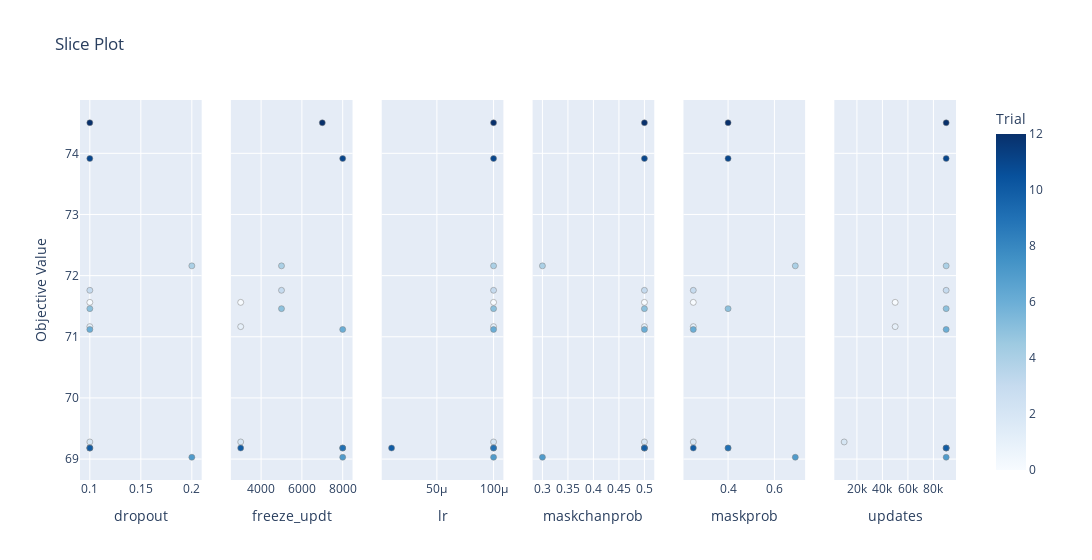

Notebook code cell kept with this figure:
### Code cell
optuna.visualization.plot_slice(study)

### Figure 1 — Plotly figure (JSON) as saved in the notebook; plotly's stock layout.template omitted (floating-point values rounded to 4 significant figures)
{"data": [{"marker": {"color": [0, 1, 2, 3, 4, 5, 6, 7, 8, 9, 10, 11, 12], "colorbar": {"title": {"text": "Trial"}, "x": 1, "xpad": 40}, "colorscale": [[0, "rgb(247,251,255)"], [0.125, "rgb(222,235,247)"], [0.25, "rgb(198,219,239)"], [0.375, "rgb(158,202,225)"], [0.5, "rgb(107,174,214)"], [0.625, "rgb(66,146,198)"], [0.75, "rgb(33,113,181)"], [0.875, "rgb(8,81,156)"], [1, "rgb(8,48,107)"]], "line": {"color": "Grey", "width": 0.5}, "showscale": true}, "mode": "markers", "showlegend": false, "type": "scatter", "x": [0.1, 0.1, 0.1, 0.1, 0.2, 0.1, 0.1, 0.2, 0.1, 0.1, 0.1, 0.1, 0.1], "xaxis": "x", "y": [71.56, 71.17, 69.28, 71.76, 72.16, 71.46, 71.12, 69.03, 69.18, 69.18, 69.18, 73.92, 74.5], "yaxis": "y"}, {"marker": {"color": [0, 1, 2, 3, 4, 5, 6, 7, 8, 9, 10, 11, 12], "colorbar": {"title": {"text": "Trial"}, "x": 1, "xpad": 40}, "colorscale": [[0, "rgb(247,251,255)"], [0.125, "rgb(222,235,247)"], [0.25, "rgb(198,219,239)"], [0.375, "rgb(158,202,225)"], [0.5, "rgb(107,174,214)"], [0.625, "rgb(66,146,198)"], [0.75, "rgb(33,113,181)"], [0.875, "rgb(8,81,156)"], [1, "rgb(8,48,107)"]], "line": {"color": "Grey", "width": 0.5}, "showscale": false}, "mode": "markers", "showlegend": false, "type": "scatter", "x": [3000, 3000, 3000, 5000, 5000, 5000, 8000, 8000, 8000, 8000, 3000, 8000, 7000], "xaxis": "x2", "y": [71.56, 71.17, 69.28, 71.76, 72.16, 71.46, 71.12, 69.03, 69.18, 69.18, 69.18, 73.92, 74.5], "yaxis": "y2"}, {"marker": {"color": [0, 1, 2, 3, 4, 5, 6, 7, 8, 9, 10, 11, 12], "colorbar": {"title": {"text": "Trial"}, "x": 1, "xpad": 40}, "colorscale": [[0, "rgb(247,251,255)"], [0.125, "rgb(222,235,247)"], [0.25, "rgb(198,219,239)"], [0.375, "rgb(158,202,225)"], [0.5, "rgb(107,174,214)"], [0.625, "rgb(66,146,198)"], [0.75, "rgb(33,113,181)"], [0.875, "rgb(8,81,156)"], [1, "rgb(8,48,107)"]], "line": {"color": "Grey", "width": 0.5}, "showscale": false}, "mode": "markers", "showlegend": false, "type": "scatter", "x": [0.0001, 0.0001, 0.0001, 0.0001, 0.0001, 0.0001, 0.0001, 0.0001, 0.0001, 0.0001, 1e-05, 0.0001, 0.0001], "xaxis": "x3", "y": [71.56, 71.17, 69.28, 71.76, 72.16, 71.46, 71.12, 69.03, 69.18, 69.18, 69.18, 73.92, 74.5], "yaxis": "y3"}, {"marker": {"color": [0, 1, 2, 3, 4, 5, 6, 7, 8, 9, 10, 11, 12], "colorbar": {"title": {"text": "Trial"}, "x": 1, "xpad": 40}, "colorscale": [[0, "rgb(247,251,255)"], [0.125, "rgb(222,235,247)"], [0.25, "rgb(198,219,239)"], [0.375, "rgb(158,202,225)"], [0.5, "rgb(107,174,214)"], [0.625, "rgb(66,146,198)"], [0.75, "rgb(33,113,181)"], [0.875, "rgb(8,81,156)"], [1, "rgb(8,48,107)"]], "line": {"color": "Grey", "width": 0.5}, "showscale": false}, "mode": "markers", "showlegend": false, "type": "scatter", "x": [0.5, 0.5, 0.5, 0.5, 0.3, 0.5, 0.5, 0.3, 0.5, 0.5, 0.5, 0.5, 0.5], "xaxis": "x4", "y": [71.56, 71.17, 69.28, 71.76, 72.16, 71.46, 71.12, 69.03, 69.18, 69.18, 69.18, 73.92, 74.5], "yaxis": "y4"}, {"marker": {"color": [0, 1, 2, 3, 4, 5, 6, 7, 8, 9, 10, 11, 12], "colorbar": {"title": {"text": "Trial"}, "x": 1, "xpad": 40}, "colorscale": [[0, "rgb(247,251,255)"], [0.125, "rgb(222,235,247)"], [0.25, "rgb(198,219,239)"], [0.375, "rgb(158,202,225)"], [0.5, "rgb(107,174,214)"], [0.625, "rgb(66,146,198)"], [0.75, "rgb(33,113,181)"], [0.875, "rgb(8,81,156)"], [1, "rgb(8,48,107)"]], "line": {"color": "Grey", "width": 0.5}, "showscale": false}, "mode": "markers", "showlegend": false, "type": "scatter", "x": [0.25, 0.25, 0.25, 0.25, 0.69, 0.4, 0.25, 0.69, 0.4, 0.4, 0.25, 0.4, 0.4], "xaxis": "x5", "y": [71.56, 71.17, 69.28, 71.76, 72.16, 71.46, 71.12, 69.03, 69.18, 69.18, 69.18, 73.92, 74.5], "yaxis": "y5"}, {"marker": {"color": [0, 1, 2, 3, 4, 5, 6, 7, 8, 9, 10, 11, 12], "colorbar": {"title": {"text": "Trial"}, "x": 1, "xpad": 40}, "colorscale": [[0, "rgb(247,251,255)"], [0.125, "rgb(222,235,247)"], [0.25, "rgb(198,219,239)"], [0.375, "rgb(158,202,225)"], [0.5, "rgb(107,174,214)"], [0.625, "rgb(66,146,198)"], [0.75, "rgb(33,113,181)"], [0.875, "rgb(8,81,156)"], [1, "rgb(8,48,107)"]], "line": {"color": "Grey", "width": 0.5}, "showscale": false}, "mode": "markers", "showlegend": false, "type": "scatter", "x": [50000, 50000, 10000, 90000, 90000, 90000, 90000, 90000, 90000, 90000, 90000, 90000, 90000], "xaxis": "x6", "y": [71.56, 71.17, 69.28, 71.76, 72.16, 71.46, 71.12, 69.03, 69.18, 69.18, 69.18, 73.92, 74.5], "yaxis": "y6"}], "layout": {"title": {"text": "Slice Plot"}, "width": 1800, "xaxis": {"anchor": "y", "domain": [0, 0.1389], "title": {"text": "dropout"}}, "xaxis2": {"anchor": "y2", "domain": [0.1722, 0.3111], "title": {"text": "freeze_updt"}}, "xaxis3": {"anchor": "y3", "domain": [0.3444, 0.4833], "title": {"text": "lr"}}, "xaxis4": {"anchor": "y4", "domain": [0.5167, 0.6556], "title": {"text": "maskchanprob"}}, "xaxis5": {"anchor": "y5", "domain": [0.6889, 0.8278], "title": {"text": "maskprob"}}, "xaxis6": {"anchor": "y6", "domain": [0.8611, 1], "title": {"text": "updates"}}, "yaxis": {"anchor": "x", "domain": [0, 1], "title": {"text": "Objective Value"}}, "yaxis2": {"anchor": "x2", "domain": [0, 1], "matches": "y", "showticklabels": false}, "yaxis3": {"anchor": "x3", "domain": [0, 1], "matches": "y", "showticklabels": false}, "yaxis4": {"anchor": "x4", "domain": [0, 1], "matches": "y", "showticklabels": false}, "yaxis5": {"anchor": "x5", "domain": [0, 1], "matches": "y", "showticklabels": false}, "yaxis6": {"anchor": "x6", "domain": [0, 1], "matches": "y", "showticklabels": false}}}
